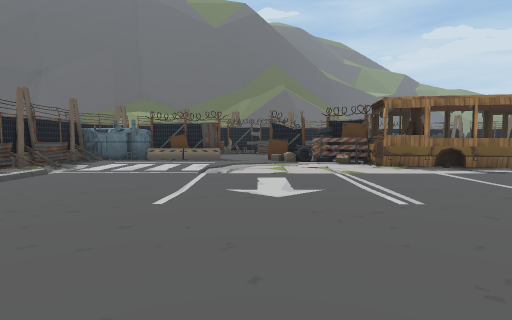
view 1 (above)

24 first-person views from a walk through a 3-D level made in the Unity game engine. The camera is 1.2 m above the floor, tilts 4° down and sees 80° across. The floor is counted in squares, 2 m on a side. Each view is taken from the middle of a square. On the plan, view 1 faces up. The plan holds only what a view shows up to about 9 squares ahead; the rest is blank. The place goes on beyond the plan. The player character is not drawn. Some surface patterns are stand-ins.

view 2
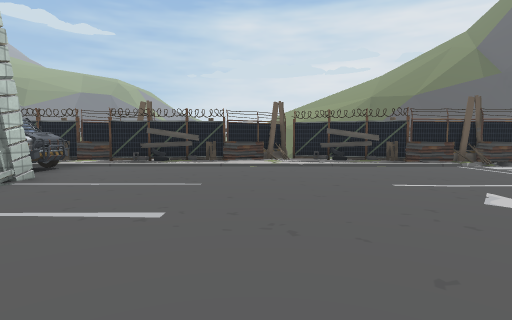

view 3
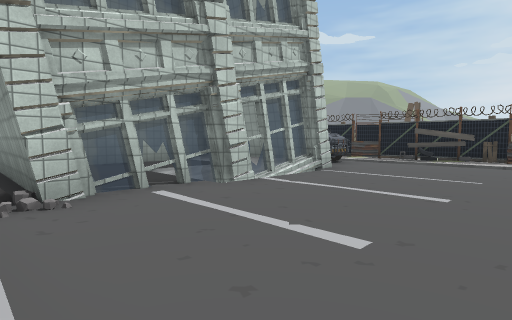

view 4
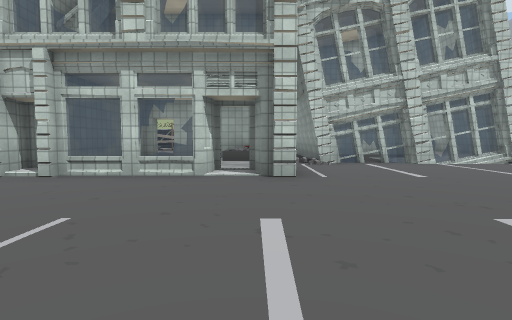

view 5
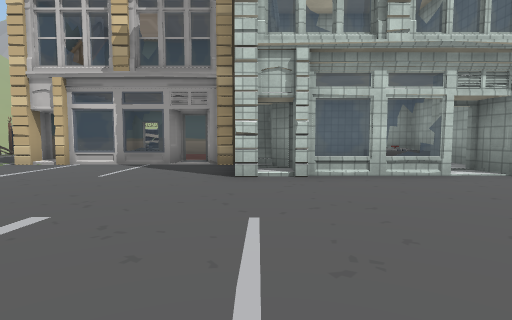

view 6
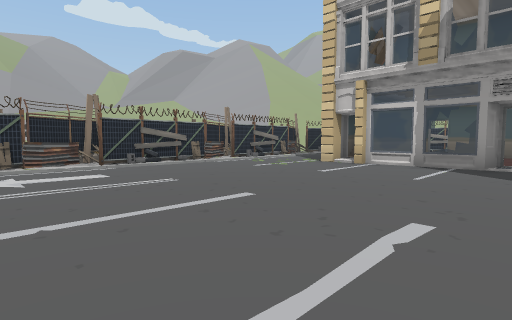

view 7
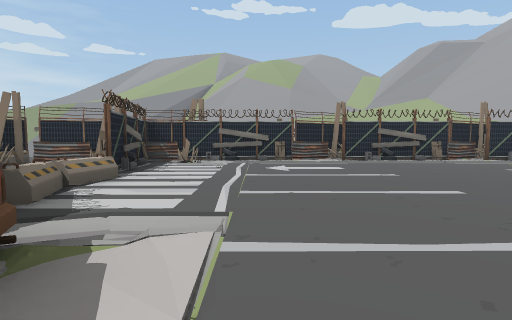

view 8
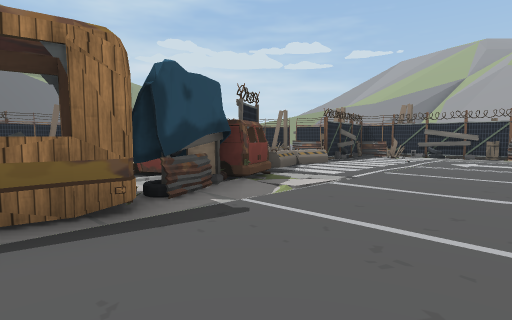

view 9
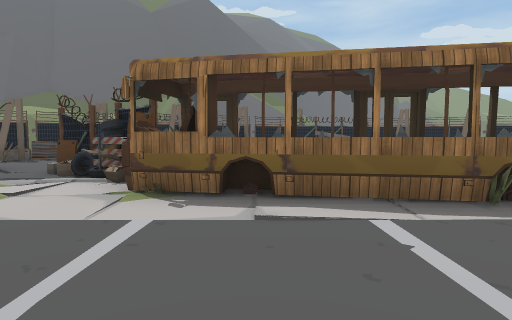

view 10
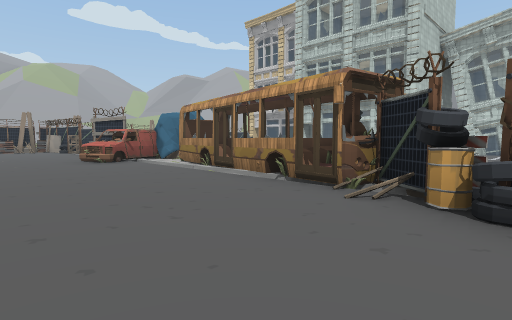

view 11
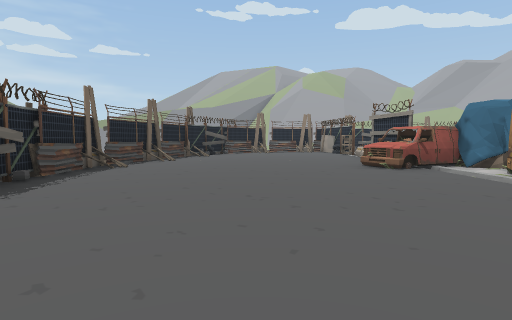

view 12
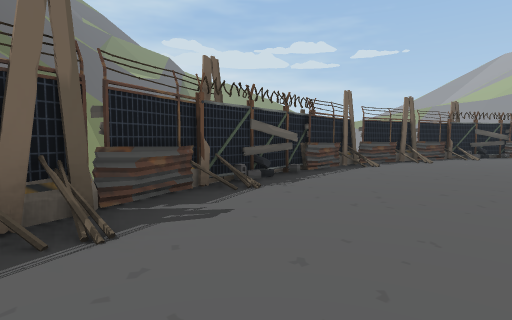

view 13
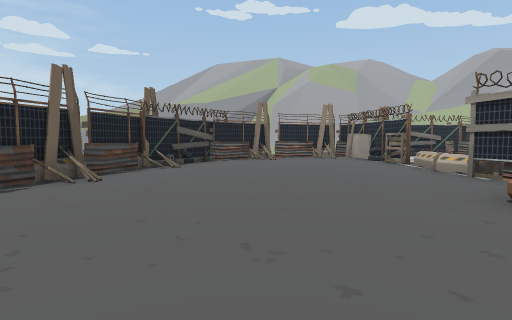

view 14
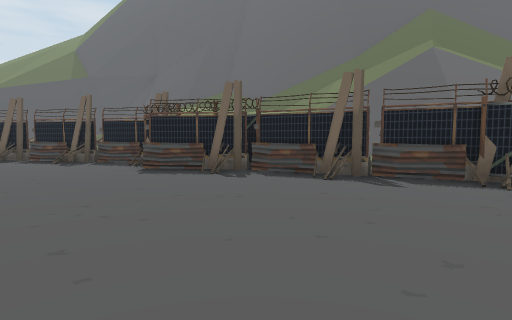

view 15
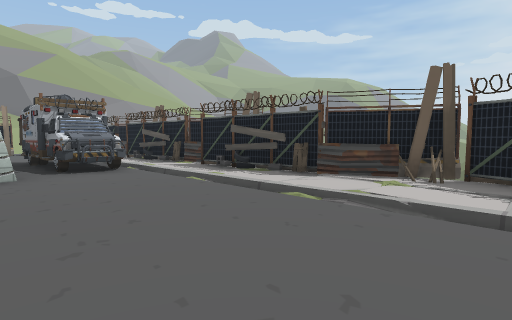

view 16
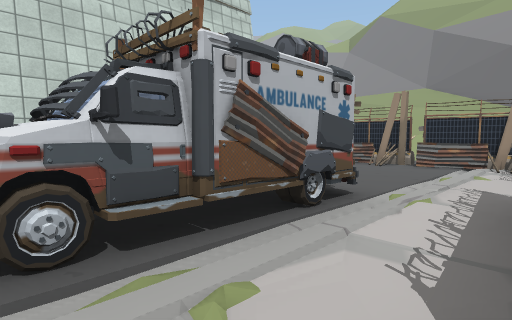

view 17
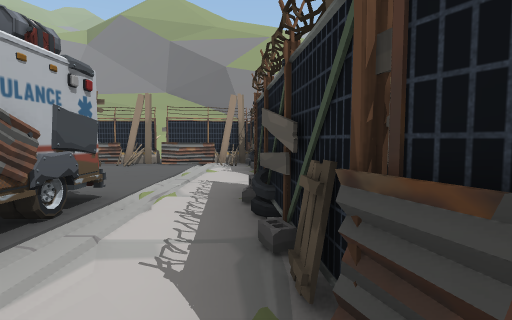

view 18
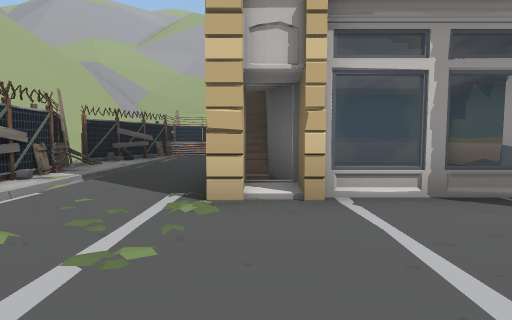

view 19
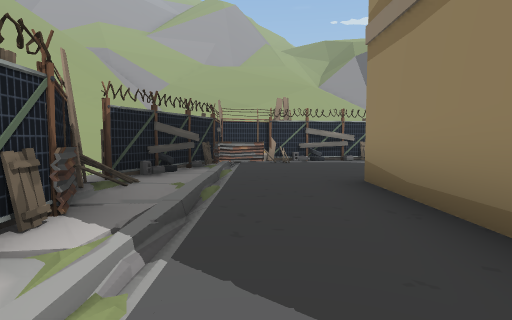

view 20
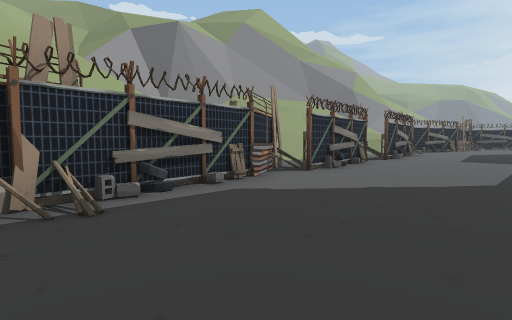

view 21
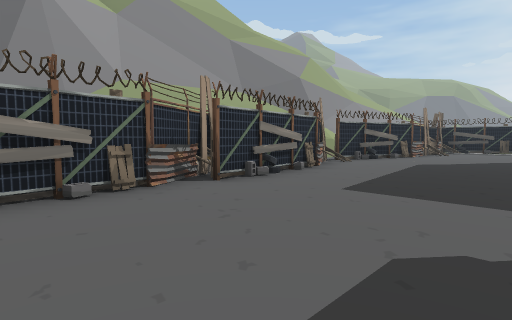

view 22
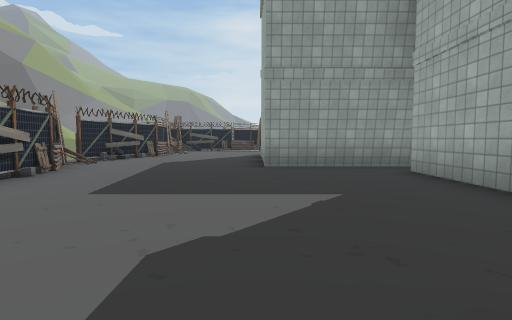

view 23
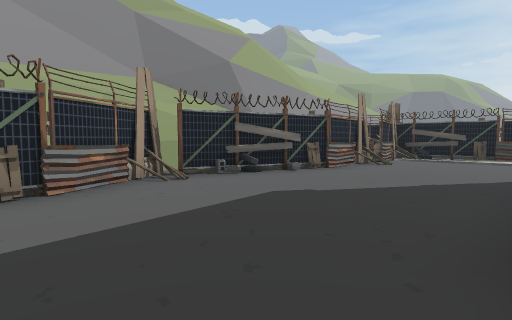

view 24
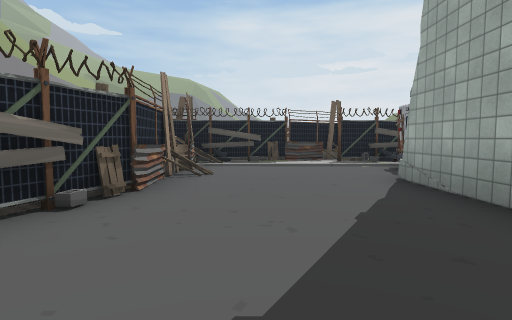

### Floor plan
Key: @ floor where view 1 was taken; # wall or solid block; x gap in a wall; . main floor; - floor 0.25 m lower than the main floor; _ floor 0.5 m lower than the main floor; / step, stairs or slope; = window, fence, low wall or low ledge; B barricade; A van; O other object.
Columns run from 7 left of view 1 to 19 right of it. Each row starts with its distance up from view 1.
 15             #=####
 14           ###....#####
 13         ###..........##
 12     #####..............#
 11   =##..................##
 10   #.....................#
  9  OOO##..................#
  8   #.....###.....AA...####
  7   #/...- ####O#OAA#BB...##
  6   #/../..=O######AA......#
  5   #/....................##
  4  #/ .................... #
  3  O./.................... O
  2 xO./.................... ##
  1  # /.....................#
  0  ##/...@...####=#.......##
 -1   #/.......######.......##
 -2   O/......O## =#####=#..O#
 -3  #./OO#x#==#= =#######...#
 -4  =//OO#_=.#.#### #===#...#
 -5   #OOO#...#..... #== #.. #
 -6  ##.OO#####......#####.. #
 -7  #O..................... #
 -8  ##.....................O#
 -9   #.....................##
-10   ##.................#.##
-11   ##x####.########### ###
-12   #      ##   #

Positions as (right, up) in squares from view 1, and headings:
1: (0, 0), facing up
2: (3, 1), facing left
3: (4, 1), facing down-left
4: (5, 5), facing down
5: (9, 5), facing down
6: (10, 5), facing down-right
7: (9, 5), facing right
8: (7, 3), facing up-right
9: (4, 3), facing up
10: (1, 11), facing down-right
11: (3, 11), facing right
12: (3, 11), facing up-right
13: (7, 11), facing right
14: (6, 9), facing up-left
15: (-1, 3), facing down-left
16: (-5, -3), facing down-right
17: (-5, -3), facing down
18: (14, 1), facing down
19: (16, -2), facing down
20: (16, -7), facing down-left
21: (10, -7), facing down-left
22: (10, -7), facing left
23: (5, -7), facing down-left
24: (3, -9), facing left
